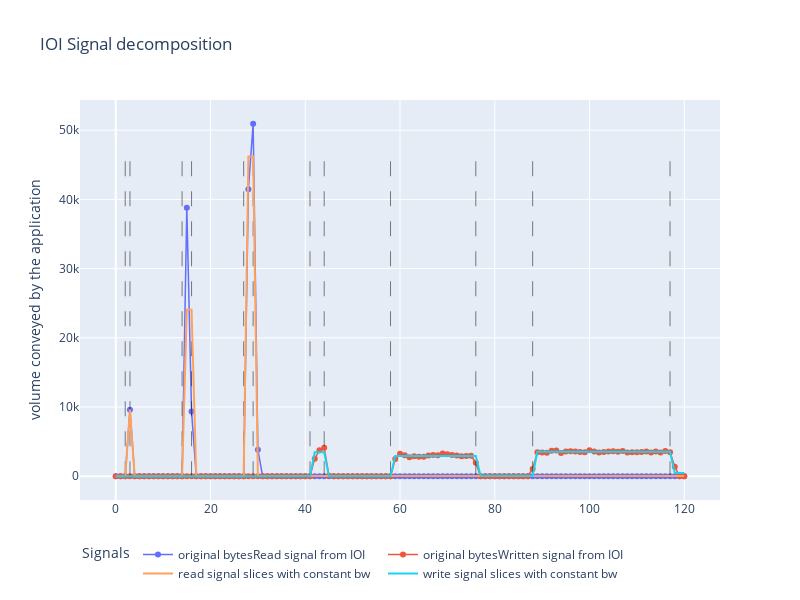

Notebook code cell kept with this figure:
### Markdown cell above
### Decomposing an app from a unique run (job)


![app-dec](app_dec_connection_ioi.png)

### Code cell
#%%capture
# Connect directly to kiwi0
logger.remove()
ioi_config = Configuration(path=KIWI_CONFIG)
job_id = 6873 
cd = ComplexDecomposer(job_id=job_id, v0_threshold=1e-8, config=ioi_config)
# Launch decomposition on the signal
representation = cd.get_job_representation(merge_clusters=True)
#pprint(representation)
# This is the app encoding representation for Execution Simulator
# pprint(f"compute={representation['events']}, reads={representation['read_volumes']}" 
#       f"read_bw={representation['read_bw']}, writes={representation['write_volumes']}"
#       f"write_bw={representation['write_bw']}, read_pattern={representation['read_pattern']}")
# Normalize signals to seconds and MB
timestamps = (cd.timestamps - cd.timestamps[0])/5
original_read = cd.read_signal/1e6
original_write = cd.write_signal/1e6

fig = plot_detected_phases(jobid=job_id, merge=True, show_phases=True, 
                           ts=(timestamps, original_read, original_write),
                           width=800, height=600)
fig.show()

### Figure 1 — Plotly figure (JSON) as saved in the notebook; plotly's stock layout.template omitted (floating-point values rounded to 4 significant figures)
{"data": [{"line": {"width": 1.5}, "mode": "lines+markers", "name": "original bytesRead signal from IOI", "text": ["class=0", "class=0", "class=0", "class=1", "class=0", "class=0", "class=0", "class=0", "class=0", "class=0", "class=0", "class=0", "class=0", "class=0", "class=0", "class=1", "class=1", "class=0", "class=0", "class=0", "class=0", "class=0", "class=0", "class=0", "class=0", "class=0", "class=0", "class=0", "class=1", "class=1", "class=0", "class=0", "class=0", "class=0", "class=0", "class=0", "class=0", "class=0", "class=0", "class=0", "class=0", "class=0", "class=0", "class=0", "class=0", "class=0", "class=0", "class=0", "class=0", "class=0", "class=0", "class=0", "class=0", "class=0", "class=0", "class=0", "class=0", "class=0", "class=0", "class=0", "class=0", "class=0", "class=0", "class=0", "class=0", "class=0", "class=0", "class=0", "class=0", "class=0", "class=0", "class=0", "class=0", "class=0", "class=0", "class=0", "class=0", "class=0", "class=0", "class=0", "class=0", "class=0", "class=0", "class=0", "class=0", "class=0", "class=0", "class=0", "class=0", "class=0", "class=0", "class=0", "class=0", "class=0", "class=0", "class=0", "class=0", "class=0", "class=0", "class=0", "class=0", "class=0", "class=0", "class=0", "class=0", "class=0", "class=0", "class=0", "class=0", "class=0", "class=0", "class=0", "class=0", "class=0", "class=0", "class=0", "class=0", "class=0", "class=0", "class=0", "class=0"], "type": "scatter", "x": [0, 1, 2, 3, 4, 5, 6, 7, 8, 9, 10, 11, 12, 13, 14, 15, 16, 17, 18, 19, 20, 21, 22, 23, 24, 25, 26, 27, 28, 29, 30, 31, 32, 33, 34, 35, 36, 37, 38, 39, 40, 41, 42, 43, 44, 45, 46, 47, 48, 49, 50, 51, 52, 53, 54, 55, 56, 57, 58, 59, 60, 61, 62, 63, 64, 65, 66, 67, 68, 69, 70, 71, 72, 73, 74, 75, 76, 77, 78, 79, 80, 81, 82, 83, 84, 85, 86, 87, 88, 89, 90, 91, 92, 93, 94, 95, 96, 97, 98, 99, 100, 101, 102, 103, 104, 105, 106, 107, 108, 109, 110, 111, 112, 113, 114, 115, 116, 117, 118, 119, 120], "y": [0.00052, 0.001122, 0, 9624.0, 0, 0, 0, 0, 0, 0, 0, 0, 0, 0, 0, 38780.0, 9343.0, 0, 0, 0, 0, 0, 0, 0, 0, 0, 0, 0, 41480.0, 50930.0, 3827.0, 0, 0, 0, 0, 0, 0, 0, 0, 0, 0, 0, 0.000806, 0, 0, 0, 0, 0.000612, 0, 0, 0, 0, 0, 0, 0, 0, 0, 0, 0, 0.000528, 0, 0, 0, 0, 0, 0, 0, 0, 0, 0, 0, 0, 0, 0, 0, 0, 0.000334, 0, 0, 0, 0, 0, 0, 0, 0, 0, 0, 0, 0.00025, 0, 0, 0, 0, 0, 0, 0, 0, 0, 0, 0, 0, 0, 0, 0, 0, 0, 0, 0, 0, 0, 0, 0, 0, 0, 0, 0, 0, 0, 5.2e-05, 0, 7e-06]}, {"line": {"width": 1.5}, "mode": "lines+markers", "name": "original bytesWritten signal from IOI", "text": ["class=0", "class=0", "class=0", "class=0", "class=0", "class=0", "class=0", "class=0", "class=0", "class=0", "class=0", "class=0", "class=0", "class=0", "class=0", "class=0", "class=0", "class=0", "class=0", "class=0", "class=0", "class=0", "class=0", "class=0", "class=0", "class=0", "class=0", "class=0", "class=0", "class=0", "class=0", "class=0", "class=0", "class=0", "class=0", "class=0", "class=0", "class=0", "class=0", "class=0", "class=0", "class=0", "class=1", "class=1", "class=1", "class=0", "class=0", "class=0", "class=0", "class=0", "class=0", "class=0", "class=0", "class=0", "class=0", "class=0", "class=0", "class=0", "class=0", "class=1", "class=1", "class=1", "class=1", "class=1", "class=1", "class=1", "class=1", "class=1", "class=1", "class=1", "class=1", "class=1", "class=1", "class=1", "class=1", "class=1", "class=1", "class=0", "class=0", "class=0", "class=0", "class=0", "class=0", "class=0", "class=0", "class=0", "class=0", "class=0", "class=0", "class=1", "class=1", "class=1", "class=1", "class=1", "class=1", "class=1", "class=1", "class=1", "class=1", "class=1", "class=1", "class=1", "class=1", "class=1", "class=1", "class=1", "class=1", "class=1", "class=1", "class=1", "class=1", "class=1", "class=1", "class=1", "class=1", "class=1", "class=1", "class=1", "class=0", "class=0", "class=0"], "type": "scatter", "x": [0, 1, 2, 3, 4, 5, 6, 7, 8, 9, 10, 11, 12, 13, 14, 15, 16, 17, 18, 19, 20, 21, 22, 23, 24, 25, 26, 27, 28, 29, 30, 31, 32, 33, 34, 35, 36, 37, 38, 39, 40, 41, 42, 43, 44, 45, 46, 47, 48, 49, 50, 51, 52, 53, 54, 55, 56, 57, 58, 59, 60, 61, 62, 63, 64, 65, 66, 67, 68, 69, 70, 71, 72, 73, 74, 75, 76, 77, 78, 79, 80, 81, 82, 83, 84, 85, 86, 87, 88, 89, 90, 91, 92, 93, 94, 95, 96, 97, 98, 99, 100, 101, 102, 103, 104, 105, 106, 107, 108, 109, 110, 111, 112, 113, 114, 115, 116, 117, 118, 119, 120], "y": [6e-06, 0, 0, 0, 0, 0, 0, 0, 0, 0, 0, 0, 0, 0, 0, 0, 0, 0, 0, 0, 0, 0, 0, 0, 0, 0, 0, 0, 0, 0, 0, 0, 0, 0, 0, 0, 0, 0, 0, 0, 0, 0, 2542.0, 3772.0, 4117.0, 55.57, 0, 0, 0, 0, 0, 0, 0, 0, 0, 0, 0, 0, 0, 2490.0, 3245.0, 3036.0, 2758.0, 2899.0, 2805.0, 2821.0, 3004.0, 3057.0, 3051.0, 3277.0, 3188.0, 3062.0, 3004.0, 2894.0, 2931.0, 2952.0, 1956.0, 0, 0, 0, 0, 0, 0, 0, 0, 0, 0, 0, 1049.0, 3460.0, 3439.0, 3408.0, 3701.0, 3712.0, 3355.0, 3576.0, 3628.0, 3586.0, 3513.0, 3450.0, 3754.0, 3576.0, 3439.0, 3492.0, 3565.0, 3628.0, 3544.0, 3649.0, 3429.0, 3460.0, 3481.0, 3492.0, 3565.0, 3418.0, 3565.0, 3429.0, 3639.0, 3471.0, 1384.0, 0, 0]}, {"line": {"color": "black", "dash": "longdash", "width": 0.5}, "mode": "lines", "showlegend": false, "type": "scatter", "x": [2, 2], "y": [0, 46210.0]}, {"line": {"color": "black", "dash": "longdash", "width": 0.5}, "mode": "lines", "showlegend": false, "type": "scatter", "x": [3, 3], "y": [0, 46210.0]}, {"line": {"color": "black", "dash": "longdash", "width": 0.5}, "mode": "lines", "showlegend": false, "type": "scatter", "x": [14, 14], "y": [0, 46210.0]}, {"line": {"color": "black", "dash": "longdash", "width": 0.5}, "mode": "lines", "showlegend": false, "type": "scatter", "x": [16, 16], "y": [0, 46210.0]}, {"line": {"color": "black", "dash": "longdash", "width": 0.5}, "mode": "lines", "showlegend": false, "type": "scatter", "x": [27, 27], "y": [0, 46210.0]}, {"line": {"color": "black", "dash": "longdash", "width": 0.5}, "mode": "lines", "showlegend": false, "type": "scatter", "x": [29, 29], "y": [0, 46210.0]}, {"line": {"color": "black", "dash": "longdash", "width": 0.5}, "mode": "lines", "showlegend": false, "type": "scatter", "x": [41, 41], "y": [0, 46210.0]}, {"line": {"color": "black", "dash": "longdash", "width": 0.5}, "mode": "lines", "showlegend": false, "type": "scatter", "x": [44, 44], "y": [0, 46210.0]}, {"line": {"color": "black", "dash": "longdash", "width": 0.5}, "mode": "lines", "showlegend": false, "type": "scatter", "x": [58, 58], "y": [0, 46210.0]}, {"line": {"color": "black", "dash": "longdash", "width": 0.5}, "mode": "lines", "showlegend": false, "type": "scatter", "x": [76, 76], "y": [0, 46210.0]}, {"line": {"color": "black", "dash": "longdash", "width": 0.5}, "mode": "lines", "showlegend": false, "type": "scatter", "x": [88, 88], "y": [0, 46210.0]}, {"line": {"color": "black", "dash": "longdash", "width": 0.5}, "mode": "lines", "showlegend": false, "type": "scatter", "x": [117, 117], "y": [0, 46210.0]}, {"line": {"width": 2}, "mode": "lines", "name": "read signal slices with constant bw", "type": "scatter", "x": [0, 1, 2, 3, 4, 5, 6, 7, 8, 9, 10, 11, 12, 13, 14, 15, 16, 17, 18, 19, 20, 21, 22, 23, 24, 25, 26, 27, 28, 29, 30, 31, 32, 33, 34, 35, 36, 37, 38, 39, 40, 41, 42, 43, 44, 45, 46, 47, 48, 49, 50, 51, 52, 53, 54, 55, 56, 57, 58, 59, 60, 61, 62, 63, 64, 65, 66, 67, 68, 69, 70, 71, 72, 73, 74, 75, 76, 77, 78, 79, 80, 81, 82, 83, 84, 85, 86, 87, 88, 89, 90, 91, 92, 93, 94, 95, 96, 97, 98, 99, 100, 101, 102, 103, 104, 105, 106, 107, 108, 109, 110, 111, 112, 113, 114, 115, 116, 117, 118, 119, 120], "y": [0.0005473, 0.0005473, 0.0005473, 9624.0, -8.004e-11, -8.004e-11, -8.004e-11, -8.004e-11, -8.004e-11, -8.004e-11, -8.004e-11, -8.004e-11, -8.004e-11, -8.004e-11, -8.004e-11, 24060.0, 24060.0, -2.183e-11, -2.183e-11, -2.183e-11, -2.183e-11, -2.183e-11, -2.183e-11, -2.183e-11, -2.183e-11, -2.183e-11, -2.183e-11, -2.183e-11, 46210.0, 46210.0, 42.06, 42.06, 42.06, 42.06, 42.06, 42.06, 42.06, 42.06, 42.06, 42.06, 42.06, 42.06, 42.06, 42.06, 42.06, 42.06, 42.06, 42.06, 42.06, 42.06, 42.06, 42.06, 42.06, 42.06, 42.06, 42.06, 42.06, 42.06, 42.06, 42.06, 42.06, 42.06, 42.06, 42.06, 42.06, 42.06, 42.06, 42.06, 42.06, 42.06, 42.06, 42.06, 42.06, 42.06, 42.06, 42.06, 42.06, 42.06, 42.06, 42.06, 42.06, 42.06, 42.06, 42.06, 42.06, 42.06, 42.06, 42.06, 42.06, 42.06, 42.06, 42.06, 42.06, 42.06, 42.06, 42.06, 42.06, 42.06, 42.06, 42.06, 42.06, 42.06, 42.06, 42.06, 42.06, 42.06, 42.06, 42.06, 42.06, 42.06, 42.06, 42.06, 42.06, 42.06, 42.06, 42.06, 42.06, 42.06, 42.06, 42.06, 42.06]}, {"line": {"width": 2}, "mode": "lines", "name": "write signal slices with constant bw", "type": "scatter", "x": [0, 1, 2, 3, 4, 5, 6, 7, 8, 9, 10, 11, 12, 13, 14, 15, 16, 17, 18, 19, 20, 21, 22, 23, 24, 25, 26, 27, 28, 29, 30, 31, 32, 33, 34, 35, 36, 37, 38, 39, 40, 41, 42, 43, 44, 45, 46, 47, 48, 49, 50, 51, 52, 53, 54, 55, 56, 57, 58, 59, 60, 61, 62, 63, 64, 65, 66, 67, 68, 69, 70, 71, 72, 73, 74, 75, 76, 77, 78, 79, 80, 81, 82, 83, 84, 85, 86, 87, 88, 89, 90, 91, 92, 93, 94, 95, 96, 97, 98, 99, 100, 101, 102, 103, 104, 105, 106, 107, 108, 109, 110, 111, 112, 113, 114, 115, 116, 117, 118, 119, 120], "y": [1.429e-07, 1.429e-07, 1.429e-07, 1.429e-07, 1.429e-07, 1.429e-07, 1.429e-07, 1.429e-07, 1.429e-07, 1.429e-07, 1.429e-07, 1.429e-07, 1.429e-07, 1.429e-07, 1.429e-07, 1.429e-07, 1.429e-07, 1.429e-07, 1.429e-07, 1.429e-07, 1.429e-07, 1.429e-07, 1.429e-07, 1.429e-07, 1.429e-07, 1.429e-07, 1.429e-07, 1.429e-07, 1.429e-07, 1.429e-07, 1.429e-07, 1.429e-07, 1.429e-07, 1.429e-07, 1.429e-07, 1.429e-07, 1.429e-07, 1.429e-07, 1.429e-07, 1.429e-07, 1.429e-07, 1.429e-07, 3477.0, 3477.0, 3477.0, 3.97, 3.97, 3.97, 3.97, 3.97, 3.97, 3.97, 3.97, 3.97, 3.97, 3.97, 3.97, 3.97, 3.97, 2913.0, 2913.0, 2913.0, 2913.0, 2913.0, 2913.0, 2913.0, 2913.0, 2913.0, 2913.0, 2913.0, 2913.0, 2913.0, 2913.0, 2913.0, 2913.0, 2913.0, 2913.0, 87.38, 87.38, 87.38, 87.38, 87.38, 87.38, 87.38, 87.38, 87.38, 87.38, 87.38, 87.38, 3532.0, 3532.0, 3532.0, 3532.0, 3532.0, 3532.0, 3532.0, 3532.0, 3532.0, 3532.0, 3532.0, 3532.0, 3532.0, 3532.0, 3532.0, 3532.0, 3532.0, 3532.0, 3532.0, 3532.0, 3532.0, 3532.0, 3532.0, 3532.0, 3532.0, 3532.0, 3532.0, 3532.0, 3532.0, 461.4, 461.4, 461.4]}], "layout": {"height": 600, "legend": {"orientation": "h", "title": {"text": "Signals"}, "yanchor": "top"}, "title": {"text": "IOI Signal decomposition"}, "width": 800, "yaxis": {"title": {"text": "volume conveyed by the application"}}}}
